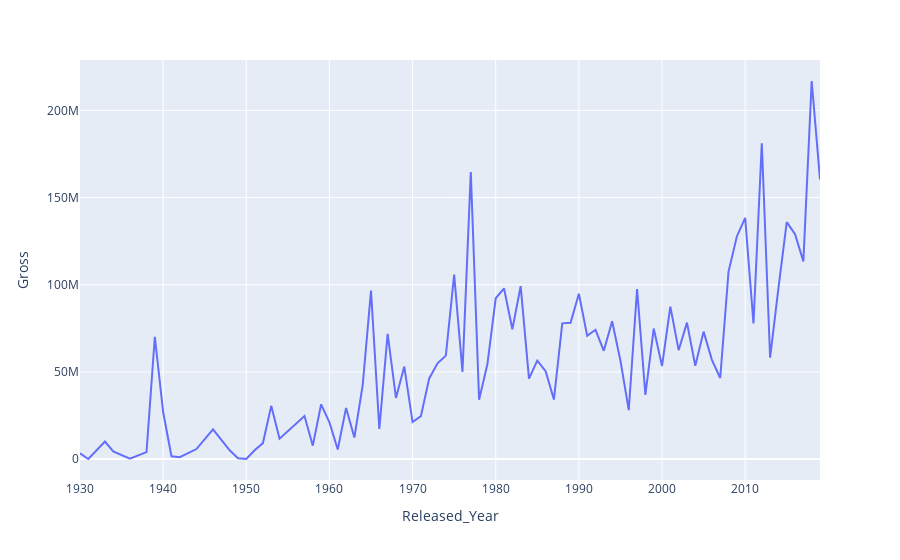

Write notebook code for a chart like this one.
### Code cell
px.line(new1,y='Gross',x='Released_Year')
